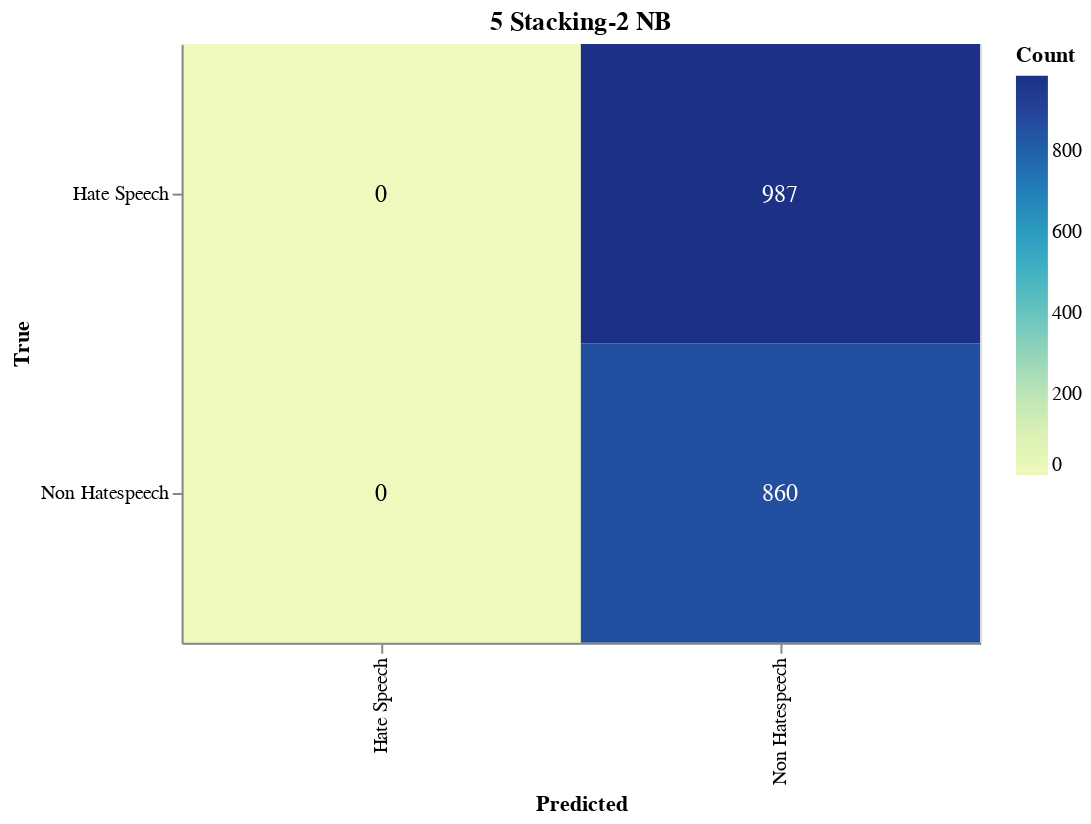

Source (notebook cell):
### Markdown cell above
#### Save Confusion Matrix

### Code cell
import altair as alt
import altair_saver
import pandas as pd
from sklearn.metrics import confusion_matrix

# Calculate the confusion matrix
cm = confusion_matrix(true_labels, adjusted_predictions)

# Define class names
class_names = ['Hate Speech', 'Non Hatespeech']

# Convert confusion matrix to DataFrame
cm_df = pd.DataFrame(cm, index=class_names, columns=class_names).reset_index().melt(id_vars='index')
cm_df.columns = ['True', 'Predicted', 'Count']

# Ensure the order of categories
cm_df['True'] = pd.Categorical(cm_df['True'], categories=class_names, ordered=True)
cm_df['Predicted'] = pd.Categorical(cm_df['Predicted'], categories=class_names, ordered=True)

# Create the Altair plot
heatmap = alt.Chart(cm_df).mark_rect().encode(
    x=alt.X('Predicted:O', sort=class_names),
    y=alt.Y('True:O', sort=class_names),
    color='Count:Q',
    tooltip=['True', 'Predicted', 'Count']
).properties(
    width=400,
    height=300,
    title='5 Stacking-2 NB'
)

# Add text labels
text = heatmap.mark_text(
    align='center',
    baseline='middle',
    fontSize=12
).encode(
    text='Count:Q',
    color=alt.condition(
        alt.datum.Count > cm.max() / 2,
        alt.value('white'),
        alt.value('black')
    )
)

# Combine heatmap and text
final_chart = heatmap + text

# Display the plot
final_chart.show()

### Figure 1 — Vega-Lite specification as saved in the notebook (floating-point values rounded to 4 significant figures)
{"config": {"view": {"continuousWidth": 300, "continuousHeight": 300}}, "layer": [{"mark": {"type": "rect"}, "encoding": {"color": {"field": "Count", "type": "quantitative"}, "tooltip": [{"field": "True", "type": "ordinal"}, {"field": "Predicted", "type": "ordinal"}, {"field": "Count", "type": "quantitative"}], "x": {"field": "Predicted", "sort": ["Hate Speech", "Non Hatespeech"], "type": "ordinal"}, "y": {"field": "True", "sort": ["Hate Speech", "Non Hatespeech"], "type": "ordinal"}}, "title": "5 Stacking-2 NB"}, {"mark": {"type": "text", "align": "center", "baseline": "middle", "fontSize": 12}, "encoding": {"color": {"condition": {"test": "(datum.Count > 493.5)", "value": "white"}, "value": "black"}, "text": {"field": "Count", "type": "quantitative"}, "tooltip": [{"field": "True", "type": "ordinal"}, {"field": "Predicted", "type": "ordinal"}, {"field": "Count", "type": "quantitative"}], "x": {"field": "Predicted", "sort": ["Hate Speech", "Non Hatespeech"], "type": "ordinal"}, "y": {"field": "True", "sort": ["Hate Speech", "Non Hatespeech"], "type": "ordinal"}}, "title": "5 Stacking-2 NB"}], "data": {"name": "data-010c52edfd2079f09c0236dffc020b77"}, "height": 300, "width": 400, "$schema": "https://vega.github.io/schema/vega-lite/v5.17.0.json", "datasets": {"data-010c52edfd2079f09c0236dffc020b77": [{"True": "Hate Speech", "Predicted": "Hate Speech", "Count": 0}, {"True": "Non Hatespeech", "Predicted": "Hate Speech", "Count": 0}, {"True": "Hate Speech", "Predicted": "Non Hatespeech", "Count": 987}, {"True": "Non Hatespeech", "Predicted": "Non Hatespeech", "Count": 860}]}}
